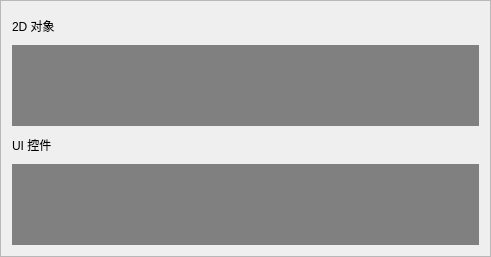
<?xml version="1.0" encoding="UTF-8"?>
<ui version="4.0">
 <class>CObjectFrm</class>
 <widget class="QFrame" name="CObjectFrm">
  <property name="geometry">
   <rect>
    <x>0</x>
    <y>0</y>
    <width>491</width>
    <height>257</height>
   </rect>
  </property>
  <property name="minimumSize">
   <size>
    <width>0</width>
    <height>220</height>
   </size>
  </property>
  <property name="windowTitle">
   <string>对象</string>
  </property>
  <property name="frameShape">
   <enum>QFrame::StyledPanel</enum>
  </property>
  <property name="frameShadow">
   <enum>QFrame::Raised</enum>
  </property>
  <layout class="QGridLayout" name="gridLayout">
   <item row="0" column="0">
    <layout class="QVBoxLayout" name="verticalLayout" stretch="1,3,1,3">
     <item>
      <widget class="QLabel" name="label">
       <property name="text">
        <string>2D 对象</string>
       </property>
      </widget>
     </item>
     <item>
      <widget class="QWidget" name="widget_object" native="true">
       <property name="styleSheet">
        <string notr="true">background-color:gray</string>
       </property>
      </widget>
     </item>
     <item>
      <widget class="QLabel" name="label_2">
       <property name="text">
        <string>UI 控件</string>
       </property>
      </widget>
     </item>
     <item>
      <widget class="QWidget" name="widget_UI" native="true">
       <property name="styleSheet">
        <string notr="true">background-color:gray</string>
       </property>
      </widget>
     </item>
    </layout>
   </item>
  </layout>
 </widget>
 <resources>
  <include location="ui_res.qrc"/>
 </resources>
 <connections/>
</ui>
